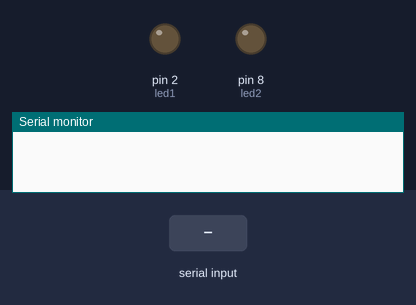
Recording of a sketch running on a simulated Arduino Uno, built with avr-gcc and run on an emulated ATmega328P. Parts: output pins drawn as LEDs (lit = HIGH), the last lines printed to the serial monitor. The test bench sets the inputs (shaded band).

Above: at 1.2 s.
1.3 s: "led1" received over Serial
At 2.7 s:
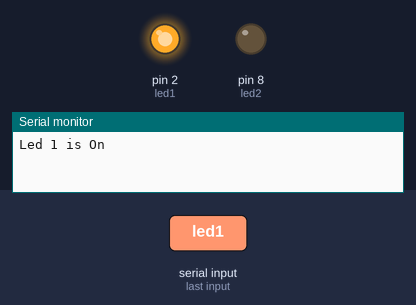
3.8 s: "led2" received over Serial
At 5.9 s:
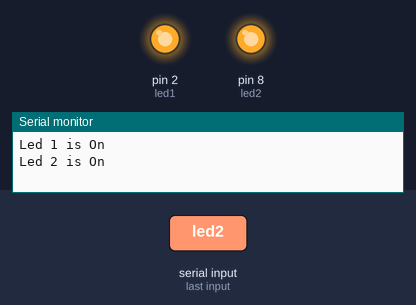
6.3 s: "led1" received over Serial
At 8.4 s:
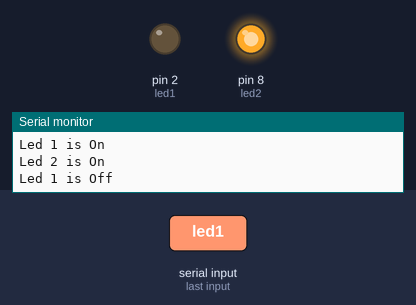
Timing chart, 0 to 9.9 s (numbered marks = the images above; inputs shaded):
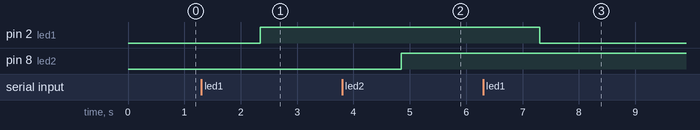

The sketch:

lohloh.ino
```cpp
#include <string.h>;

String s_in;
int s_int;
int led2 = 8;
int led1 = 2;
bool isOn[3] = {false, false, false};

void setup() {
  Serial.begin(9600);
  pinMode(led1, OUTPUT);
  pinMode(led2, OUTPUT);

}

void loop() {
  if (Serial.available()) {
    s_in = Serial.readString();
    s_in.trim();
    if (s_in == "led1") s_int = 1;
    else if (s_in == "led2") s_int = 2;
    else if (s_in == "led1andled2") s_int = 3;
    else s_int = 4;
    switch(s_int) {
      case 1:
          Serial.print("Led 1 is ");
          if (!isOn[0]) {
            Serial.println("On");
            digitalWrite(led1, HIGH);
            isOn[0] = true;
          }
          else if (isOn[0]) {
            Serial.println("Off");
            digitalWrite(led1, LOW);
            isOn[0] = false;
          }
          break;
      case 2:
          Serial.print("Led 2 is ");
          if (!isOn[1]) {
            Serial.println("On");
            digitalWrite(led2, HIGH);
            isOn[1] = true;
          }
          else if (isOn[1]) {
            Serial.println("Off");
            digitalWrite(led2, LOW);
            isOn[1] = false;
          }
          break;
      case 3:
        if ((isOn[0] && isOn[1]) || (!isOn[0] && !isOn[1])) {
          Serial.print("Led 1 and 2 is ");
          if (!isOn[1]) {
            Serial.println("On");
            digitalWrite(led2, HIGH);
            digitalWrite(led1, HIGH);
            isOn[1] = true;
            isOn[0] = true;
          }
          else if (isOn[1]) {
            Serial.println("Off");
            digitalWrite(led2, LOW);
            digitalWrite(led1, LOW);
            isOn[1] = false;
            isOn[0] = false;
          }
        }
        break;
      default :
        Serial.println("INVALID INPUT");
    }
  }
  delay(50);
}
```

Measured:
- after the input at 1.3 s, pin 2 (led1): LOW → HIGH after 1.1 s
- after the input at 3.8 s, pin 8 (led2): LOW → HIGH after 1.1 s
- after the input at 6.3 s, pin 2 (led1): HIGH → LOW after 1.0 s
